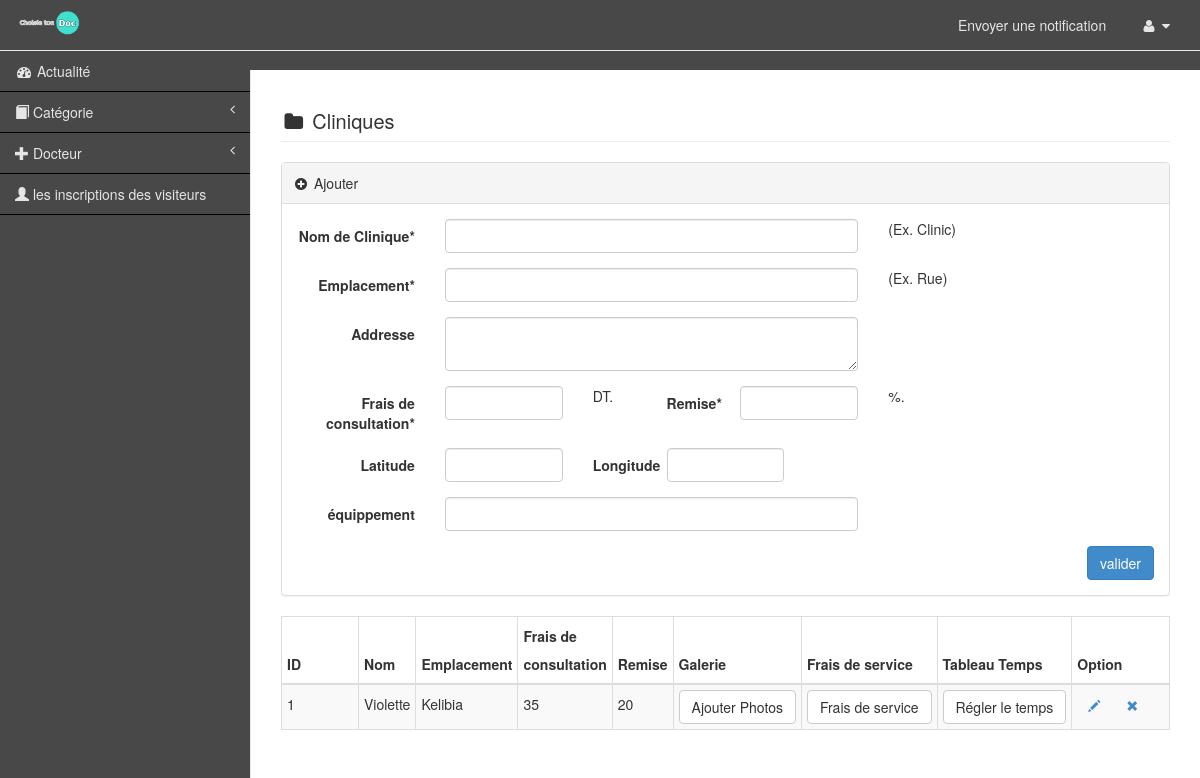
/index.php?component=clinic&action=list&dr_id=1 (signed in), run on the app's committed database.
### tables this page shows
CREATE TABLE IF NOT EXISTS `clinics` (
  `cl_id` int(11) NOT NULL AUTO_INCREMENT,
  `dr_id` int(11) NOT NULL,
  `cl_name` varchar(200) NOT NULL,
  `cl_location` varchar(300) NOT NULL,
  `cl_address` varchar(300) NOT NULL,
  `cl_phone` varchar(15) NOT NULL,
  `cl_latitude` varchar(50) NOT NULL,
  `cl_longitude` varchar(50) NOT NULL,
  `cl_fees` double NOT NULL,
  `cl_discount` double NOT NULL,
  `cl_facilities` longtext NOT NULL,
  PRIMARY KEY (`cl_id`)
);

### views/clinic/list.php (the view, shortened to what the rows shown need)
<!DOCTYPE html>
<html>
<head>
<?php echo common::load_view("common","head"); ?>
<link href="<?=ADMIN_THEME ?>css/jquery-ui.css" rel="stylesheet">
</head>
<body>
    <div id="wrapper">
        <div id="page-wrapper">
<div class="row">
<div class="col-lg-12">
<h1 class="page-header"><i class="fa fa-folder fa-fw"></i> Cliniques
</h1>
</div>
</div>
<div class="row">
    <div class="col-md-12">
<div class="table-responsive">
                                <table class="table table-striped table-bordered table-hover" id="dataTables-example" >
                                    <thead>
                                        <tr>
                                            <th style="width: 80px;">ID</th>
                                            <th>Nom</th>
                                            <th>Emplacement</th>
                                            <th>Frais de consultation</th>
                                            <th>Remise</th>
                                            <th>Galerie</th>
                                            <th>Frais de service</th>
                                            <th>Tableau Temps</th>
                                            <th  style="width: 100px;">Option</th>
                                        </tr>
                                    </thead>
                                    <tbody>
                                    <? foreach($data as $d){ ?>
                                        <tr class="odd gradeX">
                                            <td><?=$d["cl_id"]; ?></td>
                                            <td><?=$d["cl_name"]; ?></td>
                                            <td><?=$d["cl_location"]; ?></td>
                                            <td><?=$d["cl_fees"]; ?></td>
                                            <td><?=$d["cl_discount"]; ?></td>
                                            <td><a href="<?=common::get_component_link(array("clinic","photos"),array("cl_id"=>$d["cl_id"]))?>" class="btn btn-default">Ajouter Photos</a></td>
                                            <td><a href="<?=common::get_component_link(array("clinic","services"),array("cl_id"=>$d["cl_id"],"dr_id"=>common::get_control_value("dr_id")))?>" class="btn btn-default">Frais de service</a></td>
                                            <td><a href="<?=common::get_component_link(array("clinic","timetable"),array("cl_id"=>$d["cl_id"],"dr_id"=>common::get_control_value("dr_id")))?>" class="btn btn-default">Régler le temps</a></td>
                                            <td class="center">
                                             <a href="<?=common::get_component_link(array('clinic','edit'),array("id"=>$d['cl_id'])); ?>" class="btn btn-sm" title="Edit"><i class="glyphicon glyphicon-pencil"></i></a>
										      <a href="<?=common::get_component_link(array('clinic','delete'),array("id"=>$d['cl_id'])); ?>" class="btn btn-sm"  title="Delete"><i class="glyphicon glyphicon-remove"></i></a>
                                            </td>
                                        </tr>
                                     <? } ?>
                                    </tbody>
                                </table>
                            </div>
    </div>
</div>
			</div>
                  </div>
<?php echo common::load_view("common","load_editor"); ?>
</body>
</html>

### data on the page
clinics: cl_id "1", cl_name "Violette", cl_location "Kelibia", cl_fees "35", cl_discount "20"
